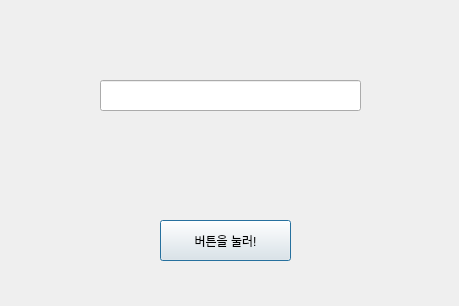
<?xml version="1.0" encoding="UTF-8"?>
<ui version="4.0">
 <class>Dialog</class>
 <widget class="QDialog" name="Dialog">
  <property name="geometry">
   <rect>
    <x>0</x>
    <y>0</y>
    <width>459</width>
    <height>306</height>
   </rect>
  </property>
  <property name="windowTitle">
   <string>Dialog</string>
  </property>
  <widget class="QPushButton" name="pushButton">
   <property name="geometry">
    <rect>
     <x>160</x>
     <y>220</y>
     <width>131</width>
     <height>41</height>
    </rect>
   </property>
   <property name="text">
    <string>버튼을 눌러!</string>
   </property>
  </widget>
  <widget class="QLineEdit" name="lineEdit">
   <property name="geometry">
    <rect>
     <x>100</x>
     <y>80</y>
     <width>261</width>
     <height>31</height>
    </rect>
   </property>
   <property name="alignment">
    <set>Qt::AlignCenter</set>
   </property>
  </widget>
 </widget>
 <resources/>
 <connections/>
</ui>
